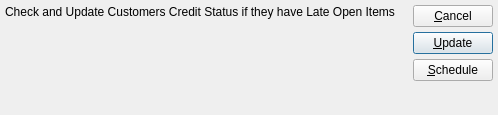
<ui version="4.0" >
 <author></author>
 <comment>This file is part of the xTuple ERP: PostBooks Edition, a free and
open source Enterprise Resource Planning software suite,
Copyright (c) 1999-2010 by OpenMFG LLC, d/b/a xTuple.
It is licensed to you under the Common Public Attribution License
version 1.0, the full text of which (including xTuple-specific Exhibits)
is available at www.xtuple.com/CPAL.  By using this software, you agree
to be bound by its terms.</comment>
 <class>updateLateCustCreditStatus</class>
 <widget class="QDialog" name="updateLateCustCreditStatus" >
  <property name="geometry" >
   <rect>
    <x>0</x>
    <y>0</y>
    <width>498</width>
    <height>115</height>
   </rect>
  </property>
  <property name="sizePolicy" >
   <sizepolicy vsizetype="Preferred" hsizetype="Preferred" >
    <horstretch>0</horstretch>
    <verstretch>0</verstretch>
   </sizepolicy>
  </property>
  <property name="windowTitle" >
   <string>Update Late Customer Credit Status</string>
  </property>
  <layout class="QHBoxLayout" >
   <item>
    <widget class="QLabel" name="label" >
     <property name="text" >
      <string>Check and Update Customers Credit Status if they have Late Open Items</string>
     </property>
     <property name="alignment" >
      <set>Qt::AlignLeading|Qt::AlignLeft|Qt::AlignTop</set>
     </property>
    </widget>
   </item>
   <item>
    <layout class="QHBoxLayout" >
     <property name="spacing" >
      <number>0</number>
     </property>
     <item>
      <spacer>
       <property name="orientation" >
        <enum>Qt::Horizontal</enum>
       </property>
       <property name="sizeHint" >
        <size>
         <width>16</width>
         <height>63</height>
        </size>
       </property>
      </spacer>
     </item>
     <item>
      <layout class="QVBoxLayout" >
       <property name="spacing" >
        <number>0</number>
       </property>
       <property name="leftMargin" >
        <number>0</number>
       </property>
       <property name="topMargin" >
        <number>0</number>
       </property>
       <property name="rightMargin" >
        <number>0</number>
       </property>
       <property name="bottomMargin" >
        <number>0</number>
       </property>
       <item>
        <layout class="QVBoxLayout" >
         <property name="spacing" >
          <number>5</number>
         </property>
         <property name="leftMargin" >
          <number>0</number>
         </property>
         <property name="topMargin" >
          <number>0</number>
         </property>
         <property name="rightMargin" >
          <number>0</number>
         </property>
         <property name="bottomMargin" >
          <number>0</number>
         </property>
         <item>
          <widget class="QPushButton" name="_close" >
           <property name="text" >
            <string>&amp;Cancel</string>
           </property>
          </widget>
         </item>
         <item>
          <widget class="QPushButton" name="_update" >
           <property name="text" >
            <string>&amp;Update</string>
           </property>
           <property name="default" >
            <bool>true</bool>
           </property>
          </widget>
         </item>
         <item>
          <widget class="QPushButton" name="_submit" >
           <property name="text" >
            <string>&amp;Schedule</string>
           </property>
          </widget>
         </item>
        </layout>
       </item>
       <item>
        <spacer>
         <property name="orientation" >
          <enum>Qt::Vertical</enum>
         </property>
         <property name="sizeType" >
          <enum>QSizePolicy::Expanding</enum>
         </property>
         <property name="sizeHint" >
          <size>
           <width>20</width>
           <height>16</height>
          </size>
         </property>
        </spacer>
       </item>
      </layout>
     </item>
    </layout>
   </item>
  </layout>
 </widget>
 <layoutdefault spacing="5" margin="5" />
 <pixmapfunction>qPixmapFromMimeSource</pixmapfunction>
 <tabstops>
  <tabstop>_update</tabstop>
  <tabstop>_submit</tabstop>
  <tabstop>_close</tabstop>
 </tabstops>
 <resources/>
 <connections>
  <connection>
   <sender>_close</sender>
   <signal>clicked()</signal>
   <receiver>updateLateCustCreditStatus</receiver>
   <slot>reject()</slot>
   <hints>
    <hint type="sourcelabel" >
     <x>525</x>
     <y>23</y>
    </hint>
    <hint type="destinationlabel" >
     <x>20</x>
     <y>20</y>
    </hint>
   </hints>
  </connection>
 </connections>
</ui>
